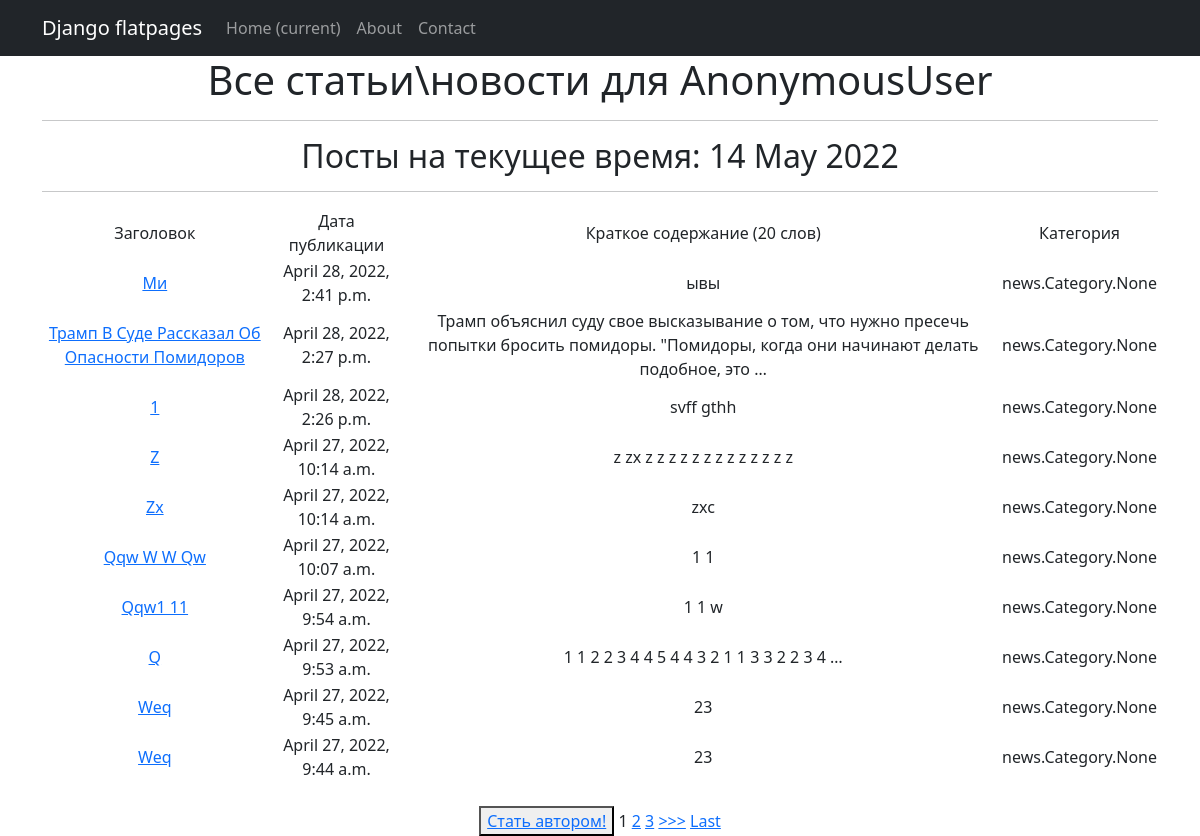
The page /news/ on the database as committed earlier.
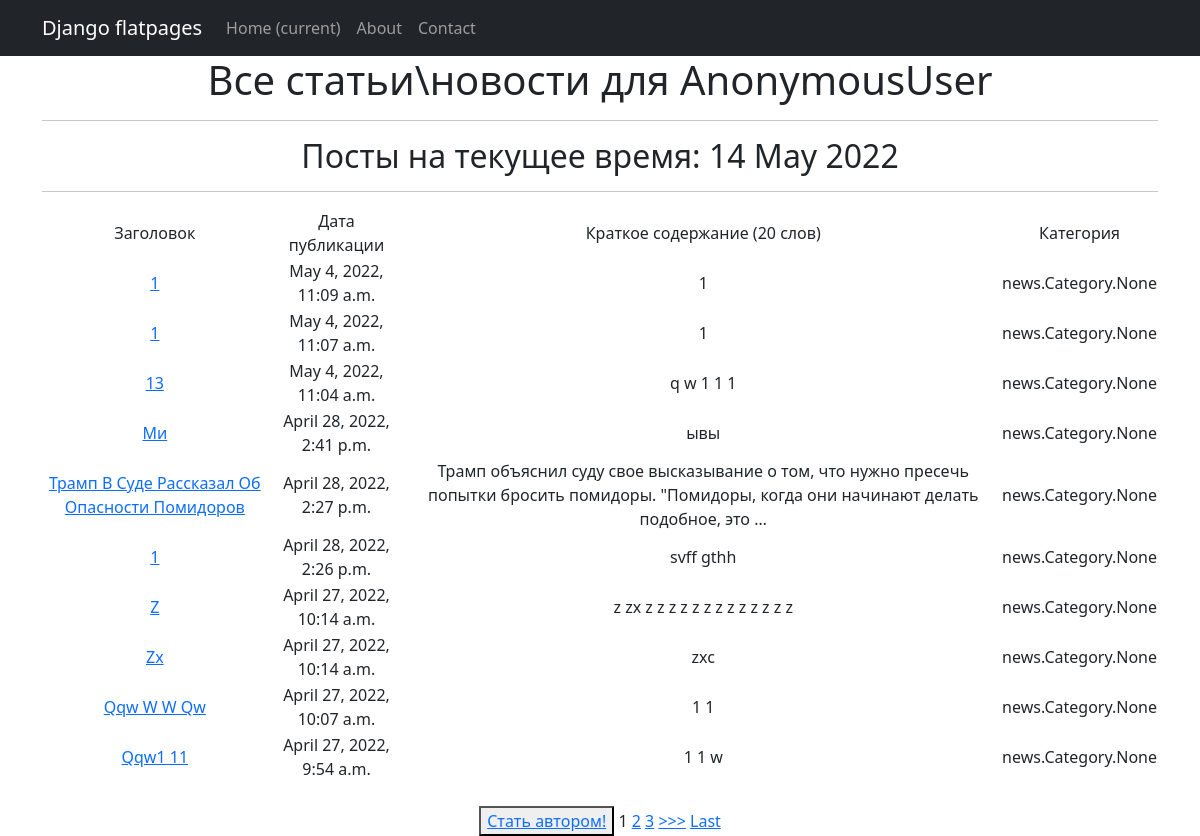
The same page on the database as committed later.
### news/models.py (models this page shows, shortened)
class Post(models.Model):
    article = 'a'
    news = 'n'
    POST_TYPE = [
        (article, "Статья"),
        (news, "Новость")
    ]
    author = models.ForeignKey(Author, on_delete=models.CASCADE)
    post_type = models.CharField(max_length=1, choices=POST_TYPE, default=article)
    created = models.DateTimeField(auto_now_add=True)
    cats = models.ManyToManyField(Category, through='PostCategory')
    title = models.CharField(max_length=256)
    text = models.TextField()
    rating = models.IntegerField(default=0)

### news/views.py (the view)
# urls.py: path('', NewsView.as_view(), name='news'),
class NewsView( ListView):
    model = Post
    template_name = 'news/news.html'
    context_object_name = 'news'
    queryset = Post.objects.order_by('-id')
    paginate_by = 10
    form_class = PostForm
    def get_context_data(self, **kwargs):
        context = super().get_context_data(**kwargs)
        context['time_now'] = datetime.utcnow()
        context['value1'] = None
        context['is_not_author'] = not self.request.user.groups.filter(name='author').exists()
        return context

### news/templatetags/custom_filters.py (called while the page is built)
@register.filter (name = 'Censor')
def Censor (value):
    cens = ('qwerty', 'solomid')
    text = set(value.split())
    for x in text:
        for y in cens:
            if x == y:
                return value.replace(x, '-',3)
    return value

### templates/news/news.html (shortened to what this page needs)
{% extends 'flatpages/default.html' %}
{% load custom_filters %}
{% block content %}
    <h1>Все статьи\новости для {{request.user}}</h1>
    <hr>
    <h2>Посты на текущее время: {{ time_now|date:'d M Y' }} </h2>
    <hr>
    {% if news %}
        <table>
            <tr>
                <td>
                    Заголовок
                </td>
                <td>
                    Дата публикации
                </td>
                <td>
                    Краткое содержание (20 слов)
                </td>
                <td>
                    Категория
                </td>
            </tr>
        {% for new in news %}
            <tr>
                <td>
                    <a href="{% url 'post_detail' new.id %}">{{ new.title|title|Censor }}</a>
                </td>
                <td>
                    {{new.created}}
                </td>
                <td>
                    {{new.text|truncatewords:20|Censor}}
                </td>
                <td>
                    {{new.cats}}
                </td>
            </tr>
        {% endfor %}
        </table>
    {% else %}
<h2>Постов нет!</h2>
    {% endif %}
<br>
{% if is_not_author %}
<button> <a href="upgrade"> Стать автором!</a> </button>
{% endif %}
{% if is_paginated %}
    {% for num in page_obj.paginator.page_range %}
        {% if page_obj.number == num %}
            <a>{{ num }}</a>
        {% elif num > page_obj.number|add:'-3' and num < page_obj.number|add:'3' %}
            <a href="?page={{ num }}">{{ num }}</a>
        {% endif %}
    {% endfor %}
    {% if page_obj.has_next %}
        <a href="?page={{ page_obj.next_page_number }}">>>></a>
        <a href="?page={{ page_obj.paginator.num_pages }}">Last</a>
    {% endif %}
{% endif %}
<br>
{% endblock content %}

Rows that differ between the two databases and show on the page:
no longer on this page (row unchanged): Post: title|Censor "Q", created "April 27, 2022, 9:53 a.m.", text|Censor "1 1 2 2 3 4 4 5 4 4 3 2 1 1 3 3 2 2 3 4 …", cats "news.Category.None"
no longer on this page (row unchanged): Post: title|Censor "Weq", created "April 27, 2022, 9:45 a.m.", text|Censor "23", cats "news.Category.None"
no longer on this page (row unchanged): Post: title|Censor "Weq", created "April 27, 2022, 9:44 a.m.", text|Censor "23", cats "news.Category.None"
added Post: title|Censor "1", created "May 4, 2022, 11:09 a.m.", text|Censor "1", cats "news.Category.None"
added Post: title|Censor "1", created "May 4, 2022, 11:07 a.m.", text|Censor "1", cats "news.Category.None"
added Post: title|Censor "13", created "May 4, 2022, 11:04 a.m.", text|Censor "q w 1 1 1", cats "news.Category.None"
